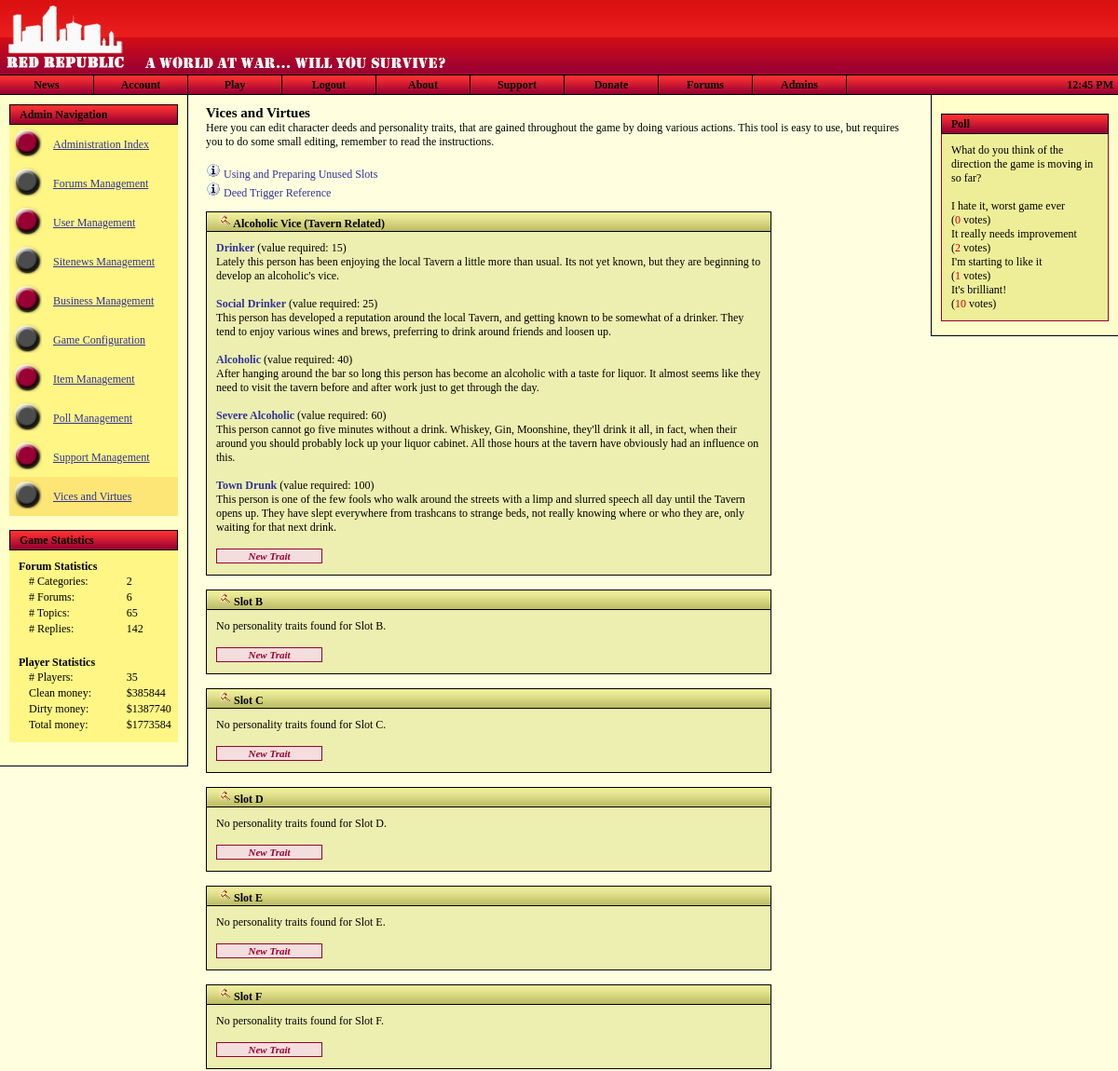
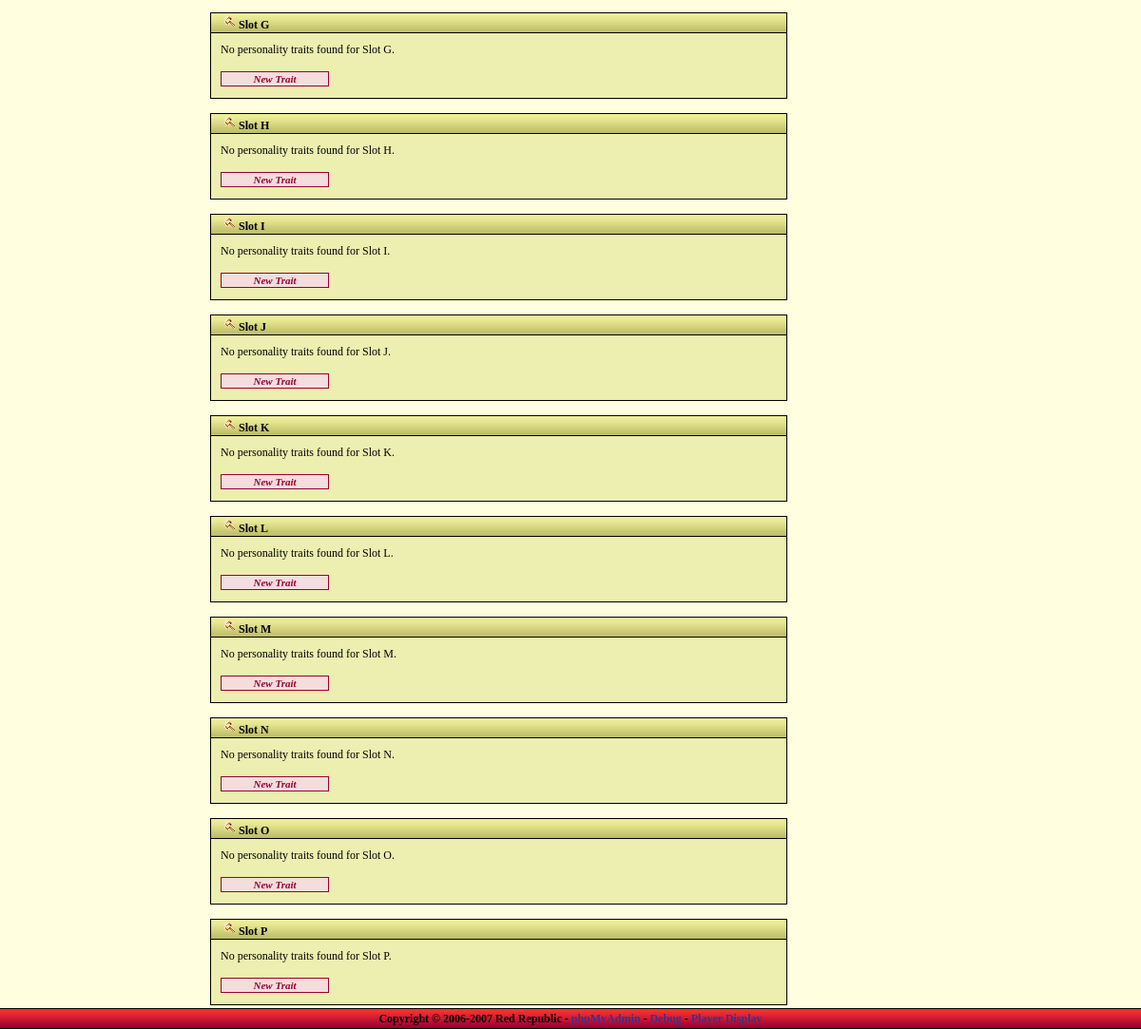
Page /admin/deedmanagement.php (signed in) on the committed database (2 pictures, top to bottom).
### tables this page shows
CREATE TABLE `polls` (
  `id` bigint(20) NOT NULL auto_increment,
  `title` varchar(225) NOT NULL default '',
  `date` varchar(225) NOT NULL default '',
  `author` varchar(225) NOT NULL default '',
  `options` varchar(225) NOT NULL default '',
  `votes` bigint(20) NOT NULL default '0',
  `open` varchar(5) NOT NULL default '',
  `displayed` varchar(5) NOT NULL default '',
  KEY `id` (`id`)
);

CREATE TABLE `polls_options` (
  `id` bigint(20) NOT NULL auto_increment,
  `parent` bigint(20) NOT NULL default '0',
  `option` varchar(225) NOT NULL default '',
  `votes` bigint(20) NOT NULL default '0',
  KEY `id` (`id`)
);

CREATE TABLE `personalities` (
  `id` bigint(20) NOT NULL auto_increment,
  `slot_required` varchar(20) NOT NULL default '',
  `value_required` bigint(20) NOT NULL default '0',
  `secret` varchar(5) NOT NULL default 'false',
  `name` varchar(225) NOT NULL default '',
  `description` text NOT NULL,
  KEY `id` (`id`)
);

### admin/deedmanagement.php (the view, shortened to what the rows shown need)
<?
$nav = "deedman";
$ext_style = "forums_style.css";
include_once "../includes/utility.inc.php";
include_once "../includes/header.php";
?>
	<h1>Vices and Virtues</h1>
	<?
	$slot_a = $db->query( "SELECT * FROM personalities WHERE slot_required='slot_a' ORDER BY value_required ASC" );
	?>
	<div style="width: 80%;">
		<div class="titledeedman"><img alt="" border='0' src='<?=$rootdir;?>/images/hammer.png' /> <?=DEED_NAME_A;?></div>
		<div class="contentdeedman">
		<?
		while ( $row = $db->fetch_array( $slot_a ) )
		{
			?><b><a style='text-decoration: none;' href='editdeed.php?id=<?=$row['id'];?>'><?=$row['name'];?></a></b> (value required: <font color=''><?=$row['value_required'];?></font>)<br /><?=$row['description'];?><br /><br />
		<?
		}
		?>
		<input type='submit' class='std_input' name='new' onclick='window.location="newdeed.php?row=a";' value='          New Trait          '>
		</div>
	</div>
<?
include_once "../includes/footer.php";
?>

### includes/header.php (shortened to what the rows shown need)
<?
include_once "utility.inc.php";
?>
<!DOCTYPE html PUBLIC "-//W3C//DTD XHTML 1.0 Strict//EN"
"http://www.w3.org/TR/xhtml1/DTD/xhtml1-strict.dtd">
<html xmlns="http://www.w3.org/1999/xhtml">
<head>
	<link rel="stylesheet" type="text/css" href="<?=$rootdir;?>/stylesheets/general_style.css" />
	<?
	if ( isset( $ext_style ) && $ext_style != "" )
	{
		$file = explode( "::", $ext_style );
		foreach ( $file as $value )
			echo "<link rel=\"stylesheet\" type=\"text/css\" href=\"" . $rootdir . "/stylesheets/" . trim( $value ) ."\" />\n";
	}
	?>
</head>
<body id="body" style="margin-left: 0px; margin-top: 0px; margin-right: 0px; margin-bottom: 0px;"
<?
if ( isset( $err ) && $err->is_error() ) { ?>onload="openErrorDisplay();"<? }
elseif ( isset( $nav ) && $nav == "events" && $char->hasEventRequest() ) { ?>onload="openEventRequest();"<? } ?>
>
<div style="position: relative; min-height: 100%;">
	<div class="maindiv">
		<div style="position: relative; min-height: 85%;">
			<? if ( isset( $_SESSION['ingame'] ) && user_auth() ) { ?>
			<div class="rightcontent">
				<div class="title" style="background: url('<?=$rootdir;?>/images/forumgrad_vert_20.png'); text-align: right; margin: 10px;">
				<?
				if ( $char->hasEventRequest() )
				{
					?>
					<img src="<?=$rootdir;?>/images/icon_read_red_anim.gif" alt="I" title="You have an event request." onclick="window.location='<?=$rootdir;?>/events/index.php';" style="margin-top: 2px; cursor: pointer;" />
					<?
				}
				$mailboxquery = $db->query( "SELECT * FROM char_mailbox WHERE char_id=". $char->character_id ." AND has_arrived=1" );
				if ( $db->getRowCount( $mailboxquery ) == 0 )
				{
					?>
					<img src="<?=$rootdir;?>/images/icon_mailbox.png" alt="I" title="Go to your mailbox" onclick="window.location='<?=$rootdir;?>/mailbox.php';" style="margin-top: 2px; cursor: pointer;" />
					<?
				}
				else
				{
					?>
					<img src="<?=$rootdir;?>/images/icon_mailbox_anim.gif" alt="I" title="You've got mail." onclick="window.location='<?=$rootdir;?>/mailbox.php';" style="margin-top: 2px; cursor: pointer;" />
					<?
				}
				?>
				<img src="<?=$rootdir;?>/images/charstats.png" alt="I" title="Show Character Information" onclick="showCharacter();" style="margin-top: 2px; cursor: pointer;" />
				<img src="<?=$rootdir;?>/images/icon_inventory.gif" alt="I" title="Show Inventory Listing" onclick="showInventory();" style="margin-top: 2px; cursor: pointer;" />
				<img src="<?=$rootdir;?>/images/icon_users.png" alt="U" title="Show User List" onclick="showUserList();" style="margin-top: 2px; cursor: pointer;" />
				</div>
				<div class="title" style="margin: 10px; margin-bottom: 0px;">
					<div style="margin-left: 10px;">Avatar</div>
				</div>
				<div class="content" style="border: none; margin-left: 10px; margin-right: 10px; background-color: #fff686;">
					<img src="<?=$rootdir;?>/images/<?
					if ( strlen( $char->avatar_url ) == 0 ) { print("cs_avatar150x150.png"); } else { print( $char->avatar_url ); }
					?>" alt="Avatar" style="margin-left: 5px;" />
				</div>
				<div class="title" style="margin: 10px; margin-bottom: 0px;">
					<div style="margin-left: 10px;">Character Information</div>
				</div>
				<div class="content" style="border: none; margin-left: 10px; margin-right: 10px; background-color: #fff686;">
				<table style="width: 100%;" cellspacing="0">
				<tr>
					<td style="width: 45%;"><strong>Nick:</strong></td><td><?=$char->nickname;?></td>
				</tr><tr>
					<td style="width: 45%;"><strong>First:</strong></td><td><?=$char->firstname;?></td>
				</tr><tr>
					<td style="width: 45%;"><strong>Last:</strong></td><td><?=$char->lastname;?></td>
				</tr><tr>
					<td style="width: 45%;"><strong>Birth:</strong></td><td><?=date( dateDisplay(), strtotime( $char->birthdate ) );?></td>
				</tr><tr>
					<td style="width: 45%;"><strong>Sex:</strong></td><td><?=$char->gender_full;?></td>
				</tr><tr>
					<td colspan="2" style="height: 15px;">&nbsp;</td>
				</tr><tr>
					<td colspan="2" align="center" style="padding: 0px; border: 1px solid #990033; border-bottom: none; color: #fff; height: 20px; background: url( '<?=$rootdir;?>/images/grad_vert_20.png' ); width: 100%;">
						<strong>Health</strong>
					</td>
				</tr><tr>
					<td colspan="2" style="border: solid 1px #990033; border-top: none; padding: 0px;">
						<table style="width: 100%; padding: 0px;" cellspacing="0" cellpadding="0">
						<tr>
						<? $leftwidth = $char->health / $char->maxhealth; $leftwidth *= 100; ?>
						<td style="width: <?=$leftwidth;?>%; padding: 3px; background-color: green; color: white; text-align: center;"><?=$leftwidth;?>%</td>
						<td style="width: <?=(100-$leftwidth);?>%;"></td>
						</tr>
						</table>
					</td>
				</tr><tr>
					<td colspan="2" style="height: 15px;">&nbsp;</td>
				</tr>
				<?
				if ( $char->hasVehicle() )
				{
					?>
					<tr>
						<td colspan="2" align="center" style="padding: 0px; border: 1px solid #990033; border-bottom: none; color: #fff; height: 20px; background: url( '<?=$rootdir;?>/images/grad_vert_20.png' ); width: 100%;">
						<strong><?=$char->getVehicleInfo('name');?></strong>
						</td>
					</tr><tr>
						<td colspan="2" style="border: solid 1px #990033; border-top: none; padding: 0px;">
							<table style="width: 100%; padding: 0px;" cellspacing="0" cellpadding="0">
							<tr>
							<? $leftwidth = $char->getVehicleHealth() / 100; $leftwidth *= 100; ?>
							<td style="width: <?=$leftwidth;?>%; padding: 3px; background-color: #36505F; color: white; text-align: center;"><?=$leftwidth;?>%</td>
							<td style="width: <?=(100-$leftwidth);?>%;"></td>
							</tr>
							</table>
						</td>
					</tr>
					<?
				}
				?>
				<tr>
					<td colspan="2" style="height: 15px;">&nbsp;</td>
				</tr><tr>
					<td colspan="2" style="text-align: center; border: 1px solid #990033; border-bottom: none; color: #fff; height: 20px; background: url( '<?=$rootdir;?>/images/grad_vert_20.png' ); width: 100%; padding: 0px;">
						<strong>Money</strong>
					</td>
				</tr><tr>
					<td style="width: 45%; border: solid 1px #990033; border-top: none; border-bottom: none; padding: 2px;"><strong>Money:</strong></td><td  style="border-right: solid 1px #990033; padding: 2px;" id="money_clean">$<?=$char->money_clean;?></td>
				</tr><tr>
					<td style="width: 45%; border: solid 1px #990033; padding: 2px;"><strong>Dirty:</strong></td><td style="border: solid 1px #990033; border-left: none; padding: 2px;">$<?=$char->money_dirty;?></td>
				</tr><tr>
					<td colspan="2" style="height: 15px;">&nbsp;</td>
				</tr>
				</table>
				</div>
			</div>
			<? } else { ?>
			<div class="rightcontent">
				<div class="title" style="margin-top: 20px; margin-left: 10px; margin-right: 10px; padding-left: 10px;">
					Poll
				</div>
				<div class="navcontent" style="margin-left: 10px; margin-right: 10px;">
					<?
					$pollQuery = $db->query( "SELECT * FROM polls WHERE open='true' AND displayed='true'" );
					if ( $db->getRowcount( $pollQuery ) == 0 )
					{
						print("Sorry, no polls found.");
					} else {
						$poll = $db->fetch_array( $pollQuery );
						$voterQuery = $db->query( "SELECT * FROM polls_voters WHERE ip='" . $_SERVER["REMOTE_ADDR"] . "' AND poll=" . $poll['id'] );
						print( $poll['title'] . "<br />");
						if ( $db->getRowCount( $voterQuery ) == 0 )
						{
							?>
							<form method='post' action='<?=$rootdir;?>/vote.php'>
							<p>
							<input type='hidden' name='id' value='<?=$poll['id'];?>' />
							<?
							$optionQuery = $db->query( "SELECT * FROM polls_options WHERE parent=" . $poll['id'] . " ORDER BY id ASC" );
							while ( $option = $db->fetch_array( $optionQuery ) )
							{
								?>
								<input type="radio" class='std_input' name="option" value="<?=$option['id'];?>" /> <?=$option['option'];?><br />
								<?
							}
							?>
							<br />
							<input type="submit" class='std_input' name="vote" value="Vote" />
							</p>
							</form>
							<?
						} else {
							?><br /><?
							$optionQuery = $db->query( "SELECT * FROM polls_options WHERE parent=" . $poll['id'] );
							while ( $option = $db->fetch_array( $optionQuery ) )
							{
								?>
								<?=$option['option'];?><br />(<span style='color: #CC0000'><?=$option['votes'];?></span> votes)<br />
								<?
							}
						}
					}
					?>
				</div>
			</div>
			<? } ?>
			<div class="pagecontent">

### rows in the picture
polls: title "What do you think of the direction the game is moving in so far?"
polls_options: option "I hate it, worst game ever", votes "0"
polls_options: option "It really needs improvement", votes "2"
polls_options: option "I'm starting to like it", votes "1"
polls_options: option "It's brilliant!", votes "10"
personalities: name "Drinker", value_required "15", description "Lately this person has been enjoying the local Tavern a little more than usual. Its not yet known, but they are beginning to develop an alcoholic's vice."
personalities: name "Social Drinker", value_required "25", description "This person has developed a reputation around the local Tavern, and getting known to be somewhat of a drinker. They tend to enjoy various wines and brews, preferring to drink around friends and loosen up."
personalities: name "Alcoholic", value_required "40", description "After hanging around the bar so long this person has become an alcoholic with a taste for liquor. It almost seems like they need to visit the tavern before and after work just to get through the day."
personalities: name "Severe Alcoholic", value_required "60", description "This person cannot go five minutes without a drink. Whiskey, Gin, Moonshine, they'll drink it all, in fact, when their around you should probably lock up your liquor cabinet. All those hours at the tavern have obviously had an influence on this."
personalities: name "Town Drunk", value_required "100", description "This person is one of the few fools who walk around the streets with a limp and slurred speech all day until the Tavern opens up. They have slept everywhere from trashcans to strange beds, not really knowing where or who they are, only waiting for that next drink."

### other values in the picture
$numcategories "2"
$numforums "6"
$numtopics "65"
$numreplies "142"
$numplayers "35"
$totalcmoney[0] "385844"
$totaldmoney[0] "1387740"
$totalmoney "1773584"
DEED_NAME_A "Alcoholic Vice (Tavern Related)"
DEED_NAME_B "Slot B"
DEED_NAME_C "Slot C"
DEED_NAME_D "Slot D"
DEED_NAME_E "Slot E"
DEED_NAME_F "Slot F"
DEED_NAME_G "Slot G"
